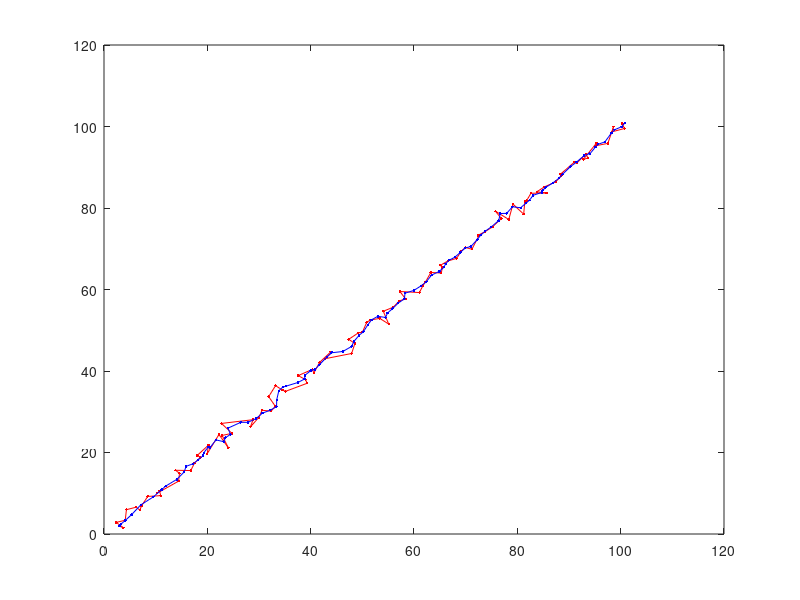

Source code (MATLAB):
function [] = kalman_main()

kalman_ordem1;  
kalman_ordem2; 
kalman_ordem3;  
  
 end 
 
function [] = kalman_ordem1()
   
  kq = 0.001;
  kr = 0.9;

  z = []
  for i=1:101
    z(i, 1) = i + randn();
    z(i, 2) = i + randn();
  end
  
  %matriz de transiçao
  F = [1 1;
          1 1;];

  H = [1 0;
          0 1;];

  Q = eye(2)*kq;
  R = eye(2)*kr;
 
  P = zeros(2);

   estados(1, :)  = [z(1,1) z(1, 2)];
  
  for i=2:101
    [estados(i,:), P] = Kalman(estados(i-1,:), P, F, H, Q, R, z(i,:)');
  end


  %z e o ruido 
  %x e a correta 
  %xe e o estimado

  pl = plot(z(:,1), z(:,2), 'r.-', estados(:, 1), estados(:, 2), 'b.-'); 
  waitfor(pl);
  
  % plot(1,101,xe(1,:),'-k',1,101,x,'-g',1,101,z,'-r');
  
end
 
 
 function [] = kalman_ordem2()
   
  kq = 0.001;
  kr = 0.9;

  z = []
  for i=1:101
    z(i, 1) = i + randn();
    z(i, 2) = i + randn();
  end
  
  %matriz de transiçao
  F = [1 1 0 0;
          0 1 0 0;
          0 0 1 1;
          0 0 0 1;];

  H = [1 0 0 0;
          0 0 1 0;];

  Q = eye(4)*kq;
  R = eye(2)*kr;
 
  P = zeros(4);

   estados(1, :)  = [z(1,1) 0 z(1, 2) 0];
  
  for i=2:101
    [estados(i,:), P] = Kalman(estados(i-1,:), P, F, H, Q, R, z(i,:)');
  end


  %z e o ruido 
  %x e a correta 
  %xe e o estimado

  pl = plot(z(:,1), z(:,2), 'r.-', estados(:, 1), estados(:, 3), 'b.-'); 
  waitfor(pl);
  
  % plot(1,101,xe(1,:),'-k',1,101,x,'-g',1,101,z,'-r');
  
end

function [] = kalman_ordem3()
   
   
  kq = 0.001;
  kr = 0.9;

  z = []
  for i=1:101
    z(i, 1) = i + randn();
    z(i, 2) = i + randn();
  end
  
  %matriz de transiçao
  F = [1 1 0 0 0 0;
         0 1 1 0 0 0;
         0 0 1 0 0 0;
         0 0 0 1 1 0;
         0 0 0 0 1 1;
         0 0 0 0 0 1;];

  H = [1 0 0 0 0 0;
          0 0 0 1 0 0;];

  Q = eye(6)*kq;
  R = eye(2)*kr;
 
  P = zeros(6);

 
  estados(1, :)  = [z(1,1) 0 0 z(1, 2) 0 0];
  
  for i=2:101
    [estados(i,:), P] = Kalman(estados(i-1,:), P, F, H, Q, R, z(i,:)');
  end


  %z e o ruido 
  %x e a correta 
  %xe e o estimado

  pl = plot(z(:,1), z(:,2), 'r.-', estados(:, 1), estados(:, 4), 'b.-'); 
  waitfor(pl);
  
  % plot(1,101,xe(1,:),'-k',1,101,x,'-g',1,101,z,'-r');
  
end


function[x, P] = Kalman(x, P, F, H, Q, R, z)
  xa = F*x';                          % previsão a priori
  Pa = F*P*F' + Q;
  y = (z - H*xa);
  K = Pa*H'/(H*Pa*H' + R);
  x = xa + K*y;
  P = (eye(length(x)) - K*H)*Pa;
  x = x';
end

